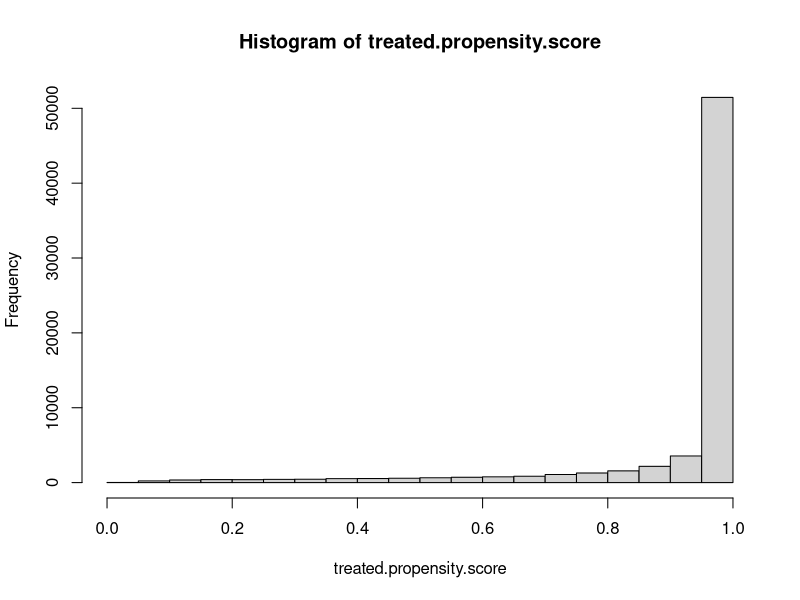
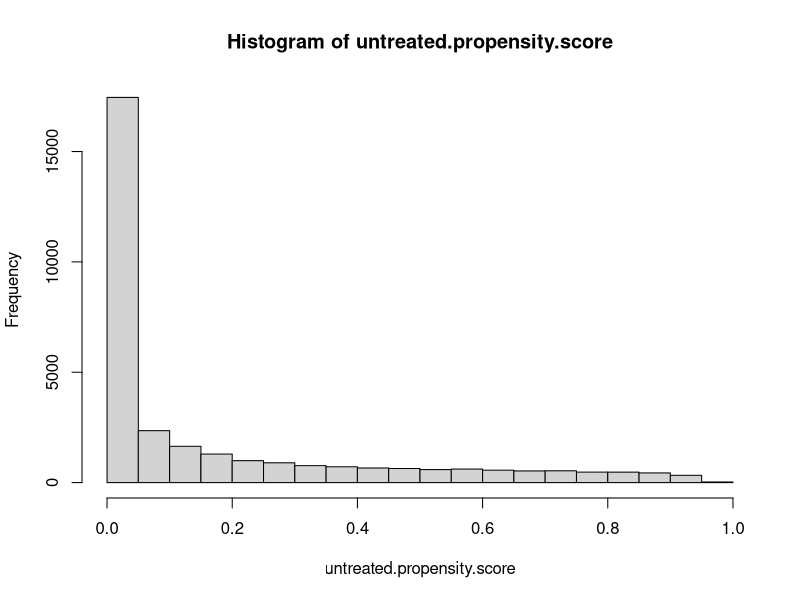
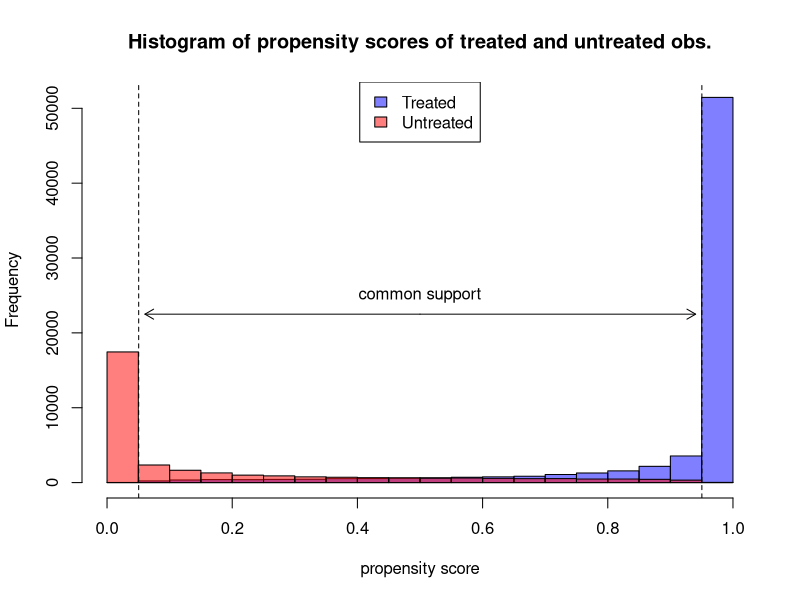

These charts were generated, in order, by the following R code: (Note: a time limit stopped this script after it produced the figures.)
#	Set seed for reproducibility.
set.seed(54)


#	Parameters for question 2.
n <- 100000
pi.0 <- 0
pi.1 <- 0.25
pi.2 <- 1
beta.0 <- 1
beta.1 <- 1
theta <- 0.05


#	Question 2.1
X.i <- rnorm(n, 0, 1)
Z.star.i <- rnorm(n, 0, 1)
epsilon.i <- rnorm(n, 0, 0.5)
U.D <- runif(n)

U.0i <- 1.5 * (U.D - 0.5) - U.D^2 + epsilon.i
U.1i <- -0.5 * (U.D - 0.5) + U.D^2 + epsilon.i

v.i <- min(U.D) + (max(U.D) - min(U.D)) * U.D
D.star.i <- pi.0 + pi.1 * Z.star.i + pi.2 * X.i + v.i

Y.0i <- U.0i + beta.0 * X.i + theta * X.i^2
Y.1i <- U.1i + beta.1 * X.i + theta * X.i^2

D.i <- rep(0, n)
D.i[D.star.i >= 0] <- 1
Y.i <- D.i * Y.1i + (1 - D.i) * Y.0i

first.stage <- glm(D.i ~ Z.star.i + X.i, family = binomial(link = "probit"))
propensity.score <- first.stage$fitted

treated.propensity.score <- propensity.score[D.i == 1]
untreated.propensity.score <- propensity.score[D.i == 0]
histogram.treated <- hist(treated.propensity.score)
histogram.untreated <- hist(untreated.propensity.score)
plot(histogram.treated, col = rgb(0, 0, 1, 0.5), xlab = 'propensity score', 
	main = 'Histogram of propensity scores of treated and untreated obs.')
plot(histogram.untreated, add = TRUE, col = rgb(1, 0, 0, 0.5))
legend('top', legend = c('Treated', 'Untreated'), fill = c(rgb(0, 0, 1, 0.5), rgb(1, 0, 0, 0.5)))
abline(v = min(propensity.score[D.i == 1])+0.01, lty = 2)
abline(v = max(propensity.score[D.i == 0])-0.01, lty = 2)
text(x = 0.5, y = 25000, labels = 'common support')
arrows(x0 = 0.5, y0 = 22500, x1 = min(propensity.score[D.i == 1])+0.01+0.01, y1 = 22500, length = 0.1)
arrows(x0 = 0.5, y0 = 22500, x1 = max(propensity.score[D.i == 0])-0.01-0.01, y1 = 22500, length = 0.1)


#	Question 2.2
runs <- 100
mte.curves <- matrix(nrow = length(seq(0, 1, 0.01)), ncol = 0)
matrix.p <- matrix(nrow = n, ncol = 0)
matrix.D <- matrix(nrow = n, ncol = 0)
ATE <- c()
ATU <- c()
ATT <- c()
for (i in 1:runs) {
	X.i <- rnorm(n, 0, 1)
	Z.star.i <- rnorm(n, 0, 1)
	epsilon.i <- rnorm(n, 0, 0.5)
	U.D <- runif(n)
	
	U.0i <- 1.5 * (U.D - 0.5) - U.D^2 + epsilon.i
	U.1i <- -0.5 * (U.D - 0.5) + U.D^2 + epsilon.i
	
	v.i <- min(U.D) + (max(U.D) - min(U.D)) * U.D
	D.star.i <- pi.0 + pi.1 * Z.star.i + pi.2 * X.i + v.i
	
	Y.0i <- U.0i + beta.0 * X.i + theta * X.i^2
	Y.1i <- U.1i + beta.1 * X.i + theta * X.i^2
	
	D.i <- rep(0, n)
	D.i[D.star.i >= 0] <- 1
	Y.i <- D.i * Y.1i + (1 - D.i) * Y.0i
	
	first.stage <- glm(D.i ~ Z.star.i + X.i, family = binomial(link = "probit"))
	propensity.score <- first.stage$fitted
	matrix.p <- cbind(matrix.p, propensity.score)
	matrix.D <- cbind(matrix.D, D.i)
	
	mte.reg <- lm(Y.i ~ X.i + I(X.i^2) + propensity.score * X.i + propensity.score * I(X.i^2) + propensity.score + I(propensity.score^2) + I(propensity.score^3))
	gamma.hat.0 <-  mte.reg$coefficients['X.i']
	gamma.hat.1 <-  mte.reg$coefficients['I(X.i^2)']
	beta.hat.1 <- mte.reg$coefficients['X.i:propensity.score']
	beta.hat.2 <- mte.reg$coefficients['I(X.i^2):propensity.score']
	pi.hat.1 <- mte.reg$coefficients['propensity.score']
	pi.hat.2 <- mte.reg$coefficients['I(propensity.score^2)']
	pi.hat.3 <- mte.reg$coefficients['I(propensity.score^3)']
	
	u <- seq(0, 1, 0.01)
	matrix.Xp <- beta.hat.1 * X.i + beta.hat.2 * X.i^2
	matrix.Kp <- pi.hat.1 + 2 * pi.hat.2 * u + 3 * pi.hat.3 * u^2
	matrix.mte <- outer(matrix.Xp, matrix.Kp, `+`)
	
	ATE.p <- rowMeans(matrix.mte, na.rm = TRUE)
	ATE <- append(ATE, mean(ATE.p))
	
	weights.ATU <- outer(propensity.score, u, `<`)
	ATU.p <- rowSums(matrix.mte * weights.ATU, na.rm = TRUE) / rowSums(weights.ATU, na.rm = TRUE)
	ATU <- append(ATU, mean(ATU.p[D.i == 0]))
	
	weights.ATT <- outer(propensity.score, u, `>=`)
	ATT.p <- rowSums(matrix.mte * weights.ATT, na.rm = TRUE) / rowSums(weights.ATT, na.rm = TRUE)
	ATT <- append(ATT, mean(ATT.p[D.i == 1]))
	
	mte.curve <- c()
	for (j in 1:length(seq(0, 1, 0.01))){
		mte.curve <- append(mte.curve, mean(matrix.Xp) + matrix.Kp[j])
	}
	mte.curves <- cbind(mte.curves, mte.curve)
}

mte.curve <- rowMeans(mte.curves)
plot(seq(0, 1, 0.01), mte.curve, type = 'l',
	main = bquote('MTE curve with cubic term for'~K(p)), xlab = bquote('unobserved resistance to treatment'~U[D]),
	ylab = 'treatment effect', ylim = c(0.3, 1.6))
segments(y0 = mean(ATE), y1 = mean(ATE), x0 = 0, x1 = 1, col = 'darkgreen', lty = 2)
segments(y0 = mean(ATU), y1 = mean(ATU), x0 = 0 , x1 = max(matrix.p[matrix.D == 0]), col = 'red', lty = 2)
segments(y0 = mean(ATT), y1 = mean(ATT), x0 = min(matrix.p[matrix.D == 1]), x1 = 1, col = 'blue', lty = 2)
legend('top', legend = c('MTE curve', 'ATE', 'ATU', 'ATT'), lty = c(1, 2, 2, 2), col = c('black', 'darkgreen', 'red', 'blue'))
abline(v = min(matrix.p[matrix.D == 1]), lty = 2)
abline(v = max(matrix.p[matrix.D == 0]), lty = 2)


#	Question 2.3
runs <- 100
mte.curves <- matrix(nrow = length(seq(0, 1, 0.01)), ncol = 0)
matrix.p <- matrix(nrow = n, ncol = 0)
matrix.D <- matrix(nrow = n, ncol = 0)
ATE <- c()
ATU <- c()
ATT <- c()
for (i in 1:runs) {
	X.i <- rnorm(n, 0, 1)
	Z.star.i <- rnorm(n, 0, 1)
	epsilon.i <- rnorm(n, 0, 0.5)
	U.D <- runif(n)
	
	U.0i <- 1.5 * (U.D - 0.5) - U.D^2 + epsilon.i
	U.1i <- -0.5 * (U.D - 0.5) + U.D^2 + epsilon.i
	
	v.i <- min(U.D) + (max(U.D) - min(U.D)) * U.D
	D.star.i <- pi.0 + pi.1 * Z.star.i + pi.2 * X.i + v.i
	
	Y.0i <- U.0i + beta.0 * X.i + theta * X.i^2
	Y.1i <- U.1i + beta.1 * X.i + theta * X.i^2
	
	D.i <- rep(0, n)
	D.i[D.star.i >= 0] <- 1
	Y.i <- D.i * Y.1i + (1 - D.i) * Y.0i
	
	first.stage <- glm(D.i ~ Z.star.i + X.i, family = binomial(link = "probit"))
	propensity.score <- first.stage$fitted
	matrix.p <- cbind(matrix.p, propensity.score)
	matrix.D <- cbind(matrix.D, D.i)
	
	mte.reg <- lm(Y.i ~ X.i + I(X.i^2) + propensity.score * X.i + propensity.score * I(X.i^2) + propensity.score + I(propensity.score^2))
	gamma.hat.0 <-  mte.reg$coefficients['X.i']
	gamma.hat.1 <-  mte.reg$coefficients['I(X.i^2)']
	beta.hat.1 <- mte.reg$coefficients['X.i:propensity.score']
	beta.hat.2 <- mte.reg$coefficients['I(X.i^2):propensity.score']
	pi.hat.1 <- mte.reg$coefficients['propensity.score']
	pi.hat.2 <- mte.reg$coefficients['I(propensity.score^2)']
	
	u <- seq(0, 1, 0.01)
	matrix.Xp <- beta.hat.1 * X.i + beta.hat.2 * X.i^2
	matrix.Kp <- pi.hat.1 + 2 * pi.hat.2 * u
	matrix.mte <- outer(matrix.Xp, matrix.Kp, `+`)
	
	ATE.p <- rowMeans(matrix.mte, na.rm = TRUE)
	ATE <- append(ATE, mean(ATE.p))
	
	weights.ATU <- outer(propensity.score, u, `<`)
	ATU.p <- rowSums(matrix.mte * weights.ATU, na.rm = TRUE) / rowSums(weights.ATU, na.rm = TRUE)
	ATU <- append(ATU, mean(ATU.p[D.i == 0]))
	
	weights.ATT <- outer(propensity.score, u, `>=`)
	ATT.p <- rowSums(matrix.mte * weights.ATT, na.rm = TRUE) / rowSums(weights.ATT, na.rm = TRUE)
	ATT <- append(ATT, mean(ATT.p[D.i == 1]))
	
	mte.curve <- c()
	for (j in 1:length(seq(0, 1, 0.01))){
		mte.curve <- append(mte.curve, mean(matrix.Xp) + matrix.Kp[j])
	}
	mte.curves <- cbind(mte.curves, mte.curve)
}

mte.curve <- rowMeans(mte.curves)
plot(seq(0, 1, 0.01), mte.curve, type = 'l',
	main = bquote('MTE curve with squared term for'~K(p)), xlab = bquote('unobserved resistance to treatment'~U[D]),
	ylab = 'treatment effect', ylim = c(0.5, 0.65))
segments(y0 = mean(ATE), y1 = mean(ATE), x0 = 0, x1 = 1, col = 'darkgreen', lty = 2)
segments(y0 = mean(ATU), y1 = mean(ATU), x0 = 0 , x1 = max(matrix.p[matrix.D == 0]), col = 'red', lty = 2)
segments(y0 = mean(ATT), y1 = mean(ATT), x0 = min(matrix.p[matrix.D == 1]), x1 = 1, col = 'blue', lty = 2)
legend('top', legend = c('MTE curve', 'ATE', 'ATU', 'ATT'), lty = c(1, 2, 2, 2), col = c('black', 'darkgreen', 'red', 'blue'))
abline(v = min(matrix.p[matrix.D == 1]), lty = 2)
abline(v = max(matrix.p[matrix.D == 0]), lty = 2)


#	Question 2.4
runs <- 100
mte.curves <- matrix(nrow = length(seq(0, 1, 0.01)), ncol = 0)
matrix.p <- matrix(nrow = n, ncol = 0)
matrix.D <- matrix(nrow = n, ncol = 0)
ATE <- c()
ATU <- c()
ATT <- c()
for (i in 1:runs) {
	X.i <- rnorm(n, 0, 1)
	Z.star.i <- rnorm(n, 0, 1)
	epsilon.i <- rnorm(n, 0, 0.5)
	U.D <- runif(n)
	
	U.0i <- 1.5 * (U.D - 0.5) - U.D^2 + epsilon.i
	U.1i <- -0.5 * (U.D - 0.5) + U.D^2 + epsilon.i
	
	v.i <- min(U.D) + (max(U.D) - min(U.D)) * U.D
	D.star.i <- pi.0 + pi.1 * Z.star.i + pi.2 * X.i + v.i
	
	Y.0i <- U.0i + beta.0 * X.i + theta * X.i^2
	Y.1i <- U.1i + beta.1 * X.i + theta * X.i^2
	
	D.i <- rep(0, n)
	D.i[D.star.i >= 0] <- 1
	Y.i <- D.i * Y.1i + (1 - D.i) * Y.0i
	
	first.stage <- glm(D.i ~ Z.star.i + X.i, family = binomial(link = "probit"))
	propensity.score <- first.stage$fitted
	matrix.p <- cbind(matrix.p, propensity.score)
	matrix.D <- cbind(matrix.D, D.i)
	
	mte.reg <- lm(Y.i ~ X.i + propensity.score * X.i + propensity.score + I(propensity.score^2) + I(propensity.score^3))
	gamma.hat.0 <-  mte.reg$coefficients['X.i']
	beta.hat.1 <- mte.reg$coefficients['X.i:propensity.score']
	pi.hat.1 <- mte.reg$coefficients['propensity.score']
	pi.hat.2 <- mte.reg$coefficients['I(propensity.score^2)']
	pi.hat.3 <- mte.reg$coefficients['I(propensity.score^3)']
	
	u <- seq(0, 1, 0.01)
	matrix.Xp <- beta.hat.1 * X.i
	matrix.Kp <- pi.hat.1 + 2 * pi.hat.2 * u + 3 * pi.hat.3 * u^2
	matrix.mte <- outer(matrix.Xp, matrix.Kp, `+`)
	
	ATE.p <- rowMeans(matrix.mte, na.rm = TRUE)
	ATE <- append(ATE, mean(ATE.p))
	
	weights.ATU <- outer(propensity.score, u, `<`)
	ATU.p <- rowSums(matrix.mte * weights.ATU, na.rm = TRUE) / rowSums(weights.ATU, na.rm = TRUE)
	ATU <- append(ATU, mean(ATU.p[D.i == 0]))
	
	weights.ATT <- outer(propensity.score, u, `>=`)
	ATT.p <- rowSums(matrix.mte * weights.ATT, na.rm = TRUE) / rowSums(weights.ATT, na.rm = TRUE)
	ATT <- append(ATT, mean(ATT.p[D.i == 1]))
	
	mte.curve <- c()
	for (j in 1:length(seq(0, 1, 0.01))){
		mte.curve <- append(mte.curve, mean(matrix.Xp) + matrix.Kp[j])
	}
	mte.curves <- cbind(mte.curves, mte.curve)
}

mte.curve.avg <- c()
plot(seq(0, 1, 0.01), mte.curve, type = 'l',
	main = bquote('MTE curve without terms for'~X[i]^2), xlab = bquote('unobserved resistance to treatment'~U[D]),
	ylab = 'treatment effect')
segments(y0 = mean(ATE), y1 = mean(ATE), x0 = 0, x1 = 1, col = 'darkgreen', lty = 2)
segments(y0 = mean(ATU), y1 = mean(ATU), x0 = 0 , x1 = max(matrix.p[matrix.D == 0]), col = 'red', lty = 2)
segments(y0 = mean(ATT), y1 = mean(ATT), x0 = min(matrix.p[matrix.D == 1]), x1 = 1, col = 'blue', lty = 2)
legend('top', legend = c('MTE curve', 'ATE', 'ATU', 'ATT'), lty = c(1, 2, 2, 2), col = c('black', 'darkgreen', 'red', 'blue'))
abline(v = min(matrix.p[matrix.D == 1]), lty = 2)
abline(v = max(matrix.p[matrix.D == 0]), lty = 2)
